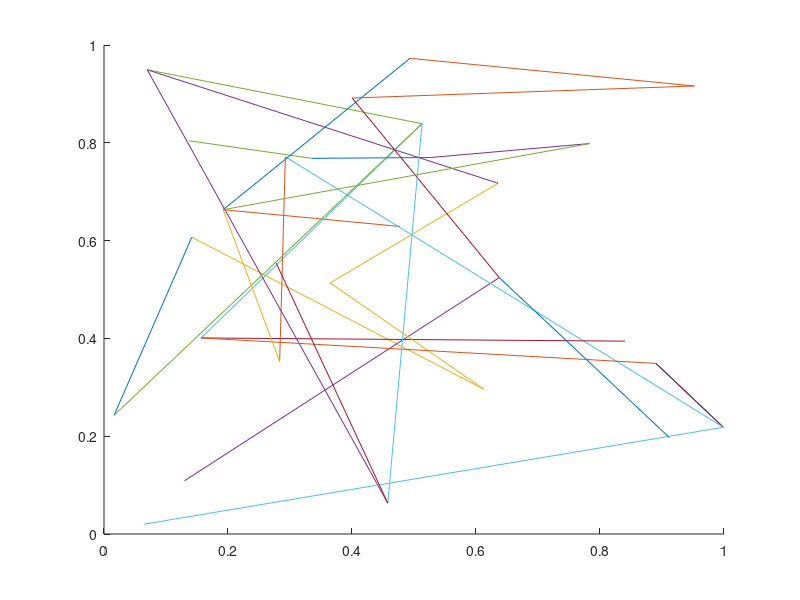

Here is the MATLAB script that generated this plot:
hold on
plot([0.998924, 0.890233],[0.218257, 0.348893])
plot([0.192214, 0.477397],[0.663227, 0.628871])
plot([0.612640, 0.141603],[0.296032, 0.606969])
plot([0.129790, 0.637552],[0.108809, 0.524287])
plot([0.069755, 0.512932],[0.949327, 0.839112])
plot([0.156679, 0.512932],[0.400944, 0.839112])
plot([0.998924, 0.890233],[0.218257, 0.348893])
plot([0.335223, 0.526745],[0.768230, 0.769914])
plot([0.952230, 0.493583],[0.916195, 0.972775])
plot([0.364784, 0.635712],[0.513401, 0.717297])
plot([0.635712, 0.069755],[0.717297, 0.949327])
plot([0.335223, 0.137232],[0.768230, 0.804177])
plot([0.998924, 0.292517],[0.218257, 0.771358])
plot([0.156679, 0.840188],[0.400944, 0.394383])
plot([0.192214, 0.493583],[0.663227, 0.972775])
plot([0.292517, 0.283315],[0.771358, 0.352458])
plot([0.612640, 0.364784],[0.296032, 0.513401])
plot([0.069755, 0.457702],[0.949327, 0.063096])
plot([0.512932, 0.016301],[0.839112, 0.242887])
plot([0.998924, 0.064171],[0.218257, 0.020023])
plot([0.637552, 0.400229],[0.524287, 0.891529])
plot([0.637552, 0.911647],[0.524287, 0.197551])
plot([0.890233, 0.156679],[0.348893, 0.400944])
plot([0.283315, 0.192214],[0.352458, 0.663227])
plot([0.783099, 0.526745],[0.798440, 0.769914])
plot([0.192214, 0.783099],[0.663227, 0.798440])
plot([0.512932, 0.457702],[0.839112, 0.063096])
plot([0.277775, 0.457702],[0.553970, 0.063096])
plot([0.016301, 0.141603],[0.242887, 0.606969])
plot([0.400229, 0.952230],[0.891529, 0.916195])
